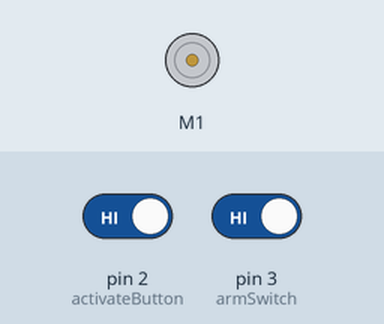
The sketch below on a simulated Arduino Uno, built with avr-gcc and run on an emulated ATmega328P. Shown: DC motor (green arrow = forward, orange = backward, longer = faster). The test bench sets the inputs (shaded band); at power-on: pin 2 (activateButton) HIGH, pin 3 (armSwitch) HIGH. Random numbers use the default seed unless the sketch sets one; what the sketch prints to the serial monitor is not drawn.

Above: at 8.8 s.
8.9 s: pin 2 (activateButton) driven LOW and pin 3 (armSwitch) driven LOW
At 11.72 s:
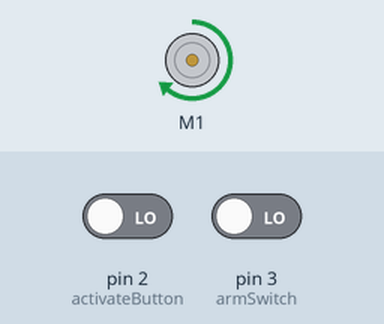
11.9 s: pin 3 (armSwitch) driven HIGH
At 12.69 s:
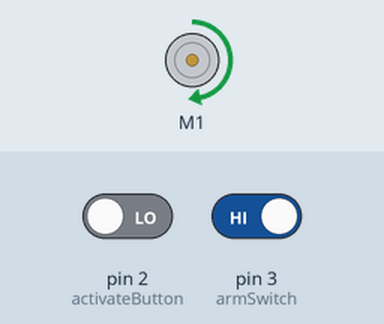
14.9 s: pin 3 (armSwitch) driven LOW
At 15.73 s:
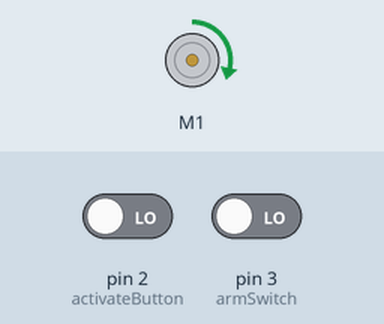
Timing chart, 0 to 47.4 s (numbered marks = the images above; inputs shaded):
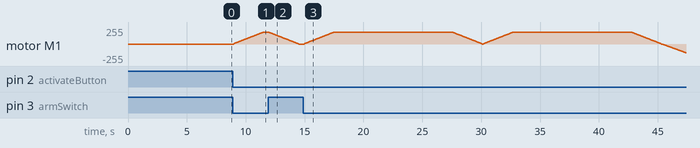

The sketch:

gti-gli-turntable.ino
```cpp
#include <SoftwareSerial.h>
#include <Sabertooth.h>

// Controller code for GTI-GLI turntable obstacle. Obstacle is activated by first "arming" the controller, then triggering via a button press

#define activateButton 2
#define armSwitch 3 // 1 is off, 0 is on

SoftwareSerial SWSerial(NOT_A_PIN, 11);
Sabertooth ST(128, SWSerial);

int maxSpeed = 90;
int turnDirection = 1; // CW is 1, CCW is -1
float currentSpeed = 0;
float accel = .5;
long currentTime = 0;
long timeElapsed = 0;
long obstacleTime = 10000; // obstacle runs for 10 seconds

enum states {
  UNARMED_STATE,
  ARMED_STATE,
  ACCEL_STATE,
  RUNNING_STATE,
  DECEL_STATE
};

enum states turntableState = UNARMED_STATE;

void setup() {

  Serial.begin(9600);
  SWSerial.begin(9600); // software serial connection to motor driver
  ST.autobaud();

  pinMode(armSwitch, INPUT_PULLUP);
  pinMode(activateButton, INPUT_PULLUP);

}

void loop() {

  if (turntableState == UNARMED_STATE) {
    Serial.println("UNARMED");
    ST.motor(0); // motor commands range from -127 (full reverse) to 127 (full forward)
    if (digitalRead(armSwitch) == LOW) {
      turntableState = ARMED_STATE;
    }

  }

  if (turntableState == ARMED_STATE) {
    Serial.println("ARMED");
    if (digitalRead(activateButton) == LOW) {
      turnDirection = getRandomDirection();
      turntableState = ACCEL_STATE;
      currentSpeed = 0;
      delay(50); // button debounce delay
    }

    if (digitalRead(armSwitch) == HIGH) {
      turntableState = UNARMED_STATE;
    }

  }

  if (turntableState == ACCEL_STATE) {
    Serial.println("ACCEL");
    ST.motor(int(currentSpeed * turnDirection));
    currentSpeed = currentSpeed + accel; //accelerate motor until it reaches maxSpeed
    Serial.println(currentSpeed * turnDirection);

    if (currentSpeed >= maxSpeed) {
      turntableState = RUNNING_STATE;
      currentTime = millis();
      timeElapsed = 0;
    }

    if (digitalRead(armSwitch)) { // if switch is unarmed, slow the turntable down before stopping
      turntableState = DECEL_STATE;
    }

  }

  if (turntableState == RUNNING_STATE) {

    Serial.println("RUNNING");
    ST.motor(currentSpeed * turnDirection);
    timeElapsed = millis() - currentTime;

    if (digitalRead(armSwitch) || (timeElapsed >= obstacleTime)) {
      turntableState = DECEL_STATE;
      timeElapsed = 0;
      currentTime = 0;
    }

  }

  if (turntableState == DECEL_STATE) {
    Serial.println("DECEL");
    ST.motor(int(currentSpeed * turnDirection));
    currentSpeed = currentSpeed - accel;
    Serial.println(currentSpeed * turnDirection);

    if (currentSpeed <= 0) {
      turntableState = UNARMED_STATE;
      ST.motor(0);
    }
  }

}

int getRandomDirection(){
  int randomNumber = random(0,2);
  if (randomNumber == 0){
    return -1;
  }
  if (randomNumber == 1){
    return 1;
  }
}
```

Measured:
- after the input at 8.9 s, motor M1: moves from stopped to forward 180/255 over 2.6 s, starting after 0.07 s
- after the input at 11.9 s, motor M1: moves from forward 180/255 to stopped over 2.6 s, starting at once
